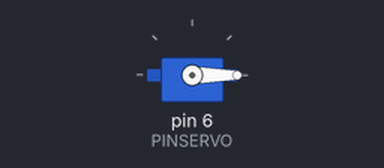
Bench run of a sketch on a simulated Arduino Uno, built with avr-gcc and run on an emulated ATmega328P. On the bench: servo.

Above: at 0.05 s.
At 6.0 s:
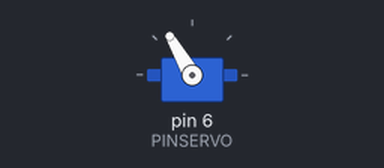
Timing chart, 0 to 7.8 s (numbered marks = the images above):
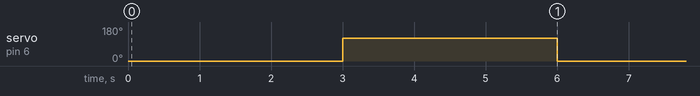

Measured:
- by itself, servo on pin 6 (PINSERVO): alternates 120° for 3.0 s and 0° for 3.0 s

The sketch:

ProgProtAuto.ino
```cpp
#include <Servo.h>

Servo servo1;
int PINSERVO=6;
int PULSOMIN=1000;
int PULSOMAX=2000;

void setup () {
  servo1.attach(PINSERVO,PULSOMIN,PULSOMAX);
}
void loop() {
  servo1.write(0);
  delay(3000);
  servo1.write(120);
  delay(3000);
}
```
